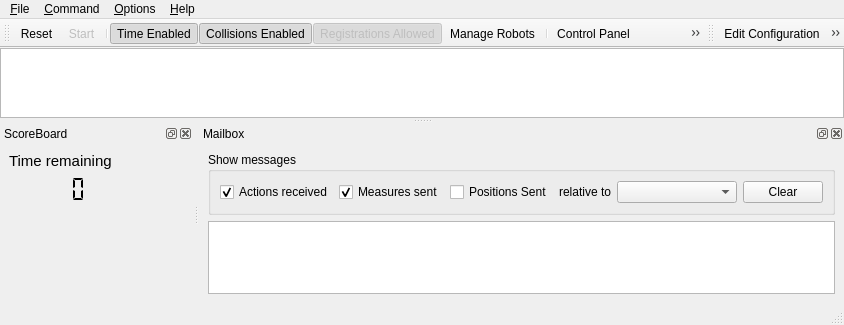
<?xml version="1.0" encoding="UTF-8"?>
<ui version="4.0">
 <class>cbSimulatorGUI</class>
 <widget class="QMainWindow" name="cbSimulatorGUI">
  <property name="geometry">
   <rect>
    <x>0</x>
    <y>0</y>
    <width>796</width>
    <height>325</height>
   </rect>
  </property>
  <property name="windowTitle">
   <string>CiberRato Simulator 2012</string>
  </property>
  <widget class="QWidget" name="centralwidget">
   <layout class="QVBoxLayout" name="verticalLayout">
    <property name="margin">
     <number>0</number>
    </property>
    <item>
     <widget class="QTextEdit" name="messages">
      <property name="toolTip">
       <string>Messages</string>
      </property>
      <property name="readOnly">
       <bool>true</bool>
      </property>
     </widget>
    </item>
   </layout>
  </widget>
  <widget class="QMenuBar" name="menubar">
   <property name="geometry">
    <rect>
     <x>0</x>
     <y>0</y>
     <width>796</width>
     <height>21</height>
    </rect>
   </property>
   <widget class="QMenu" name="menuFile">
    <property name="title">
     <string>&amp;File</string>
    </property>
    <widget class="QMenu" name="menuConfiguration">
     <property name="title">
      <string>&amp;Configuration</string>
     </property>
     <addaction name="actionEdit_Configuration"/>
     <addaction name="actionOpen_Configuration"/>
     <addaction name="actionSave_Configuration"/>
    </widget>
    <addaction name="menuConfiguration"/>
    <addaction name="actionOpen_Lab"/>
    <addaction name="actionLoad_Defaults"/>
    <addaction name="separator"/>
    <addaction name="actionManageRobots"/>
    <addaction name="actionControl_Panel"/>
    <addaction name="actionLaunch_Viewer"/>
    <addaction name="separator"/>
    <addaction name="actionExit"/>
   </widget>
   <widget class="QMenu" name="menuCommand">
    <property name="title">
     <string>&amp;Command</string>
    </property>
    <addaction name="actionReset"/>
    <addaction name="actionStartStop"/>
   </widget>
   <widget class="QMenu" name="menuOptions">
    <property name="title">
     <string>&amp;Options</string>
    </property>
    <addaction name="actionGPS_Enabled"/>
    <addaction name="actionScore_Sensor_Enabled"/>
    <addaction name="actionTime_Enabled"/>
    <addaction name="actionCollisions_Enabled"/>
    <addaction name="actionRegistrations_Open"/>
   </widget>
   <widget class="QMenu" name="menuHelp">
    <property name="title">
     <string>&amp;Help</string>
    </property>
    <addaction name="actionSimulator_Help"/>
    <addaction name="actionAbout_Simulator"/>
   </widget>
   <addaction name="menuFile"/>
   <addaction name="menuCommand"/>
   <addaction name="menuOptions"/>
   <addaction name="menuHelp"/>
  </widget>
  <widget class="QStatusBar" name="statusbar"/>
  <widget class="QToolBar" name="toolBar_1">
   <property name="windowTitle">
    <string>Control ToolBar</string>
   </property>
   <property name="iconSize">
    <size>
     <width>24</width>
     <height>24</height>
    </size>
   </property>
   <attribute name="toolBarArea">
    <enum>TopToolBarArea</enum>
   </attribute>
   <attribute name="toolBarBreak">
    <bool>false</bool>
   </attribute>
   <addaction name="actionReset"/>
   <addaction name="actionStartStop"/>
   <addaction name="separator"/>
   <addaction name="actionTime_Enabled"/>
   <addaction name="actionCollisions_Enabled"/>
   <addaction name="actionRegistrations_Open"/>
   <addaction name="actionManageRobots"/>
   <addaction name="separator"/>
   <addaction name="actionControl_Panel"/>
   <addaction name="actionLaunch_Viewer"/>
  </widget>
  <widget class="QDockWidget" name="dockWidget_Score">
   <property name="sizePolicy">
    <sizepolicy hsizetype="Preferred" vsizetype="Minimum">
     <horstretch>0</horstretch>
     <verstretch>0</verstretch>
    </sizepolicy>
   </property>
   <property name="windowIcon">
    <iconset resource="default.qrc">
     <normaloff>:/images/icons/score</normaloff>:/images/icons/score</iconset>
   </property>
   <property name="floating">
    <bool>false</bool>
   </property>
   <property name="features">
    <set>QDockWidget::AllDockWidgetFeatures</set>
   </property>
   <property name="windowTitle">
    <string>ScoreBoard</string>
   </property>
   <attribute name="dockWidgetArea">
    <number>8</number>
   </attribute>
   <widget class="QWidget" name="dockWidgetContents_Score">
    <layout class="QGridLayout" name="gridLayout">
     <item row="0" column="0">
      <widget class="QLabel" name="label_2">
       <property name="font">
        <font>
         <pointsize>11</pointsize>
         <weight>50</weight>
         <bold>false</bold>
        </font>
       </property>
       <property name="text">
        <string>Time remaining</string>
       </property>
      </widget>
     </item>
     <item row="0" column="2" rowspan="3" colspan="2">
      <layout class="QGridLayout" name="gridLayout_Scores"/>
     </item>
     <item row="0" column="1">
      <spacer name="horizontalSpacer_2">
       <property name="orientation">
        <enum>Qt::Horizontal</enum>
       </property>
       <property name="sizeType">
        <enum>QSizePolicy::Fixed</enum>
       </property>
       <property name="sizeHint" stdset="0">
        <size>
         <width>60</width>
         <height>1</height>
        </size>
       </property>
      </spacer>
     </item>
     <item row="1" column="0">
      <widget class="QLCDNumber" name="lcdNumber_TimeRemain">
       <property name="sizePolicy">
        <sizepolicy hsizetype="Fixed" vsizetype="Fixed">
         <horstretch>0</horstretch>
         <verstretch>0</verstretch>
        </sizepolicy>
       </property>
       <property name="minimumSize">
        <size>
         <width>100</width>
         <height>27</height>
        </size>
       </property>
       <property name="maximumSize">
        <size>
         <width>100</width>
         <height>27</height>
        </size>
       </property>
       <property name="palette">
        <palette>
         <active>
          <colorrole role="WindowText">
           <brush brushstyle="SolidPattern">
            <color alpha="255">
             <red>0</red>
             <green>0</green>
             <blue>0</blue>
            </color>
           </brush>
          </colorrole>
          <colorrole role="Button">
           <brush brushstyle="SolidPattern">
            <color alpha="255">
             <red>255</red>
             <green>255</green>
             <blue>255</blue>
            </color>
           </brush>
          </colorrole>
          <colorrole role="Light">
           <brush brushstyle="SolidPattern">
            <color alpha="255">
             <red>255</red>
             <green>255</green>
             <blue>255</blue>
            </color>
           </brush>
          </colorrole>
          <colorrole role="Midlight">
           <brush brushstyle="SolidPattern">
            <color alpha="255">
             <red>255</red>
             <green>255</green>
             <blue>255</blue>
            </color>
           </brush>
          </colorrole>
          <colorrole role="Dark">
           <brush brushstyle="SolidPattern">
            <color alpha="255">
             <red>127</red>
             <green>127</green>
             <blue>127</blue>
            </color>
           </brush>
          </colorrole>
          <colorrole role="Mid">
           <brush brushstyle="SolidPattern">
            <color alpha="255">
             <red>170</red>
             <green>170</green>
             <blue>170</blue>
            </color>
           </brush>
          </colorrole>
          <colorrole role="Text">
           <brush brushstyle="SolidPattern">
            <color alpha="255">
             <red>0</red>
             <green>0</green>
             <blue>0</blue>
            </color>
           </brush>
          </colorrole>
          <colorrole role="BrightText">
           <brush brushstyle="SolidPattern">
            <color alpha="255">
             <red>255</red>
             <green>255</green>
             <blue>255</blue>
            </color>
           </brush>
          </colorrole>
          <colorrole role="ButtonText">
           <brush brushstyle="SolidPattern">
            <color alpha="255">
             <red>0</red>
             <green>0</green>
             <blue>0</blue>
            </color>
           </brush>
          </colorrole>
          <colorrole role="Base">
           <brush brushstyle="SolidPattern">
            <color alpha="255">
             <red>255</red>
             <green>255</green>
             <blue>255</blue>
            </color>
           </brush>
          </colorrole>
          <colorrole role="Window">
           <brush brushstyle="SolidPattern">
            <color alpha="255">
             <red>255</red>
             <green>255</green>
             <blue>255</blue>
            </color>
           </brush>
          </colorrole>
          <colorrole role="Shadow">
           <brush brushstyle="SolidPattern">
            <color alpha="255">
             <red>0</red>
             <green>0</green>
             <blue>0</blue>
            </color>
           </brush>
          </colorrole>
          <colorrole role="AlternateBase">
           <brush brushstyle="SolidPattern">
            <color alpha="255">
             <red>255</red>
             <green>255</green>
             <blue>255</blue>
            </color>
           </brush>
          </colorrole>
          <colorrole role="ToolTipBase">
           <brush brushstyle="SolidPattern">
            <color alpha="255">
             <red>255</red>
             <green>255</green>
             <blue>220</blue>
            </color>
           </brush>
          </colorrole>
          <colorrole role="ToolTipText">
           <brush brushstyle="SolidPattern">
            <color alpha="255">
             <red>0</red>
             <green>0</green>
             <blue>0</blue>
            </color>
           </brush>
          </colorrole>
         </active>
         <inactive>
          <colorrole role="WindowText">
           <brush brushstyle="SolidPattern">
            <color alpha="255">
             <red>0</red>
             <green>0</green>
             <blue>0</blue>
            </color>
           </brush>
          </colorrole>
          <colorrole role="Button">
           <brush brushstyle="SolidPattern">
            <color alpha="255">
             <red>255</red>
             <green>255</green>
             <blue>255</blue>
            </color>
           </brush>
          </colorrole>
          <colorrole role="Light">
           <brush brushstyle="SolidPattern">
            <color alpha="255">
             <red>255</red>
             <green>255</green>
             <blue>255</blue>
            </color>
           </brush>
          </colorrole>
          <colorrole role="Midlight">
           <brush brushstyle="SolidPattern">
            <color alpha="255">
             <red>255</red>
             <green>255</green>
             <blue>255</blue>
            </color>
           </brush>
          </colorrole>
          <colorrole role="Dark">
           <brush brushstyle="SolidPattern">
            <color alpha="255">
             <red>127</red>
             <green>127</green>
             <blue>127</blue>
            </color>
           </brush>
          </colorrole>
          <colorrole role="Mid">
           <brush brushstyle="SolidPattern">
            <color alpha="255">
             <red>170</red>
             <green>170</green>
             <blue>170</blue>
            </color>
           </brush>
          </colorrole>
          <colorrole role="Text">
           <brush brushstyle="SolidPattern">
            <color alpha="255">
             <red>0</red>
             <green>0</green>
             <blue>0</blue>
            </color>
           </brush>
          </colorrole>
          <colorrole role="BrightText">
           <brush brushstyle="SolidPattern">
            <color alpha="255">
             <red>255</red>
             <green>255</green>
             <blue>255</blue>
            </color>
           </brush>
          </colorrole>
          <colorrole role="ButtonText">
           <brush brushstyle="SolidPattern">
            <color alpha="255">
             <red>0</red>
             <green>0</green>
             <blue>0</blue>
            </color>
           </brush>
          </colorrole>
          <colorrole role="Base">
           <brush brushstyle="SolidPattern">
            <color alpha="255">
             <red>255</red>
             <green>255</green>
             <blue>255</blue>
            </color>
           </brush>
          </colorrole>
          <colorrole role="Window">
           <brush brushstyle="SolidPattern">
            <color alpha="255">
             <red>255</red>
             <green>255</green>
             <blue>255</blue>
            </color>
           </brush>
          </colorrole>
          <colorrole role="Shadow">
           <brush brushstyle="SolidPattern">
            <color alpha="255">
             <red>0</red>
             <green>0</green>
             <blue>0</blue>
            </color>
           </brush>
          </colorrole>
          <colorrole role="AlternateBase">
           <brush brushstyle="SolidPattern">
            <color alpha="255">
             <red>255</red>
             <green>255</green>
             <blue>255</blue>
            </color>
           </brush>
          </colorrole>
          <colorrole role="ToolTipBase">
           <brush brushstyle="SolidPattern">
            <color alpha="255">
             <red>255</red>
             <green>255</green>
             <blue>220</blue>
            </color>
           </brush>
          </colorrole>
          <colorrole role="ToolTipText">
           <brush brushstyle="SolidPattern">
            <color alpha="255">
             <red>0</red>
             <green>0</green>
             <blue>0</blue>
            </color>
           </brush>
          </colorrole>
         </inactive>
         <disabled>
          <colorrole role="WindowText">
           <brush brushstyle="SolidPattern">
            <color alpha="255">
             <red>127</red>
             <green>127</green>
             <blue>127</blue>
            </color>
           </brush>
          </colorrole>
          <colorrole role="Button">
           <brush brushstyle="SolidPattern">
            <color alpha="255">
             <red>255</red>
             <green>255</green>
             <blue>255</blue>
            </color>
           </brush>
          </colorrole>
          <colorrole role="Light">
           <brush brushstyle="SolidPattern">
            <color alpha="255">
             <red>255</red>
             <green>255</green>
             <blue>255</blue>
            </color>
           </brush>
          </colorrole>
          <colorrole role="Midlight">
           <brush brushstyle="SolidPattern">
            <color alpha="255">
             <red>255</red>
             <green>255</green>
             <blue>255</blue>
            </color>
           </brush>
          </colorrole>
          <colorrole role="Dark">
           <brush brushstyle="SolidPattern">
            <color alpha="255">
             <red>127</red>
             <green>127</green>
             <blue>127</blue>
            </color>
           </brush>
          </colorrole>
          <colorrole role="Mid">
           <brush brushstyle="SolidPattern">
            <color alpha="255">
             <red>170</red>
             <green>170</green>
             <blue>170</blue>
            </color>
           </brush>
          </colorrole>
          <colorrole role="Text">
           <brush brushstyle="SolidPattern">
            <color alpha="255">
             <red>127</red>
             <green>127</green>
             <blue>127</blue>
            </color>
           </brush>
          </colorrole>
          <colorrole role="BrightText">
           <brush brushstyle="SolidPattern">
            <color alpha="255">
             <red>255</red>
             <green>255</green>
             <blue>255</blue>
            </color>
           </brush>
          </colorrole>
          <colorrole role="ButtonText">
           <brush brushstyle="SolidPattern">
            <color alpha="255">
             <red>127</red>
             <green>127</green>
             <blue>127</blue>
            </color>
           </brush>
          </colorrole>
          <colorrole role="Base">
           <brush brushstyle="SolidPattern">
            <color alpha="255">
             <red>255</red>
             <green>255</green>
             <blue>255</blue>
            </color>
           </brush>
          </colorrole>
          <colorrole role="Window">
           <brush brushstyle="SolidPattern">
            <color alpha="255">
             <red>255</red>
             <green>255</green>
             <blue>255</blue>
            </color>
           </brush>
          </colorrole>
          <colorrole role="Shadow">
           <brush brushstyle="SolidPattern">
            <color alpha="255">
             <red>0</red>
             <green>0</green>
             <blue>0</blue>
            </color>
           </brush>
          </colorrole>
          <colorrole role="AlternateBase">
           <brush brushstyle="SolidPattern">
            <color alpha="255">
             <red>255</red>
             <green>255</green>
             <blue>255</blue>
            </color>
           </brush>
          </colorrole>
          <colorrole role="ToolTipBase">
           <brush brushstyle="SolidPattern">
            <color alpha="255">
             <red>255</red>
             <green>255</green>
             <blue>220</blue>
            </color>
           </brush>
          </colorrole>
          <colorrole role="ToolTipText">
           <brush brushstyle="SolidPattern">
            <color alpha="255">
             <red>0</red>
             <green>0</green>
             <blue>0</blue>
            </color>
           </brush>
          </colorrole>
         </disabled>
        </palette>
       </property>
       <property name="toolTip">
        <string>Time remaining</string>
       </property>
       <property name="frameShape">
        <enum>QFrame::NoFrame</enum>
       </property>
       <property name="numDigits">
        <number>4</number>
       </property>
       <property name="segmentStyle">
        <enum>QLCDNumber::Flat</enum>
       </property>
      </widget>
     </item>
     <item row="2" column="0" colspan="2">
      <spacer name="verticalSpacer_2">
       <property name="orientation">
        <enum>Qt::Vertical</enum>
       </property>
       <property name="sizeHint" stdset="0">
        <size>
         <width>1</width>
         <height>0</height>
        </size>
       </property>
      </spacer>
     </item>
    </layout>
   </widget>
  </widget>
  <widget class="QToolBar" name="toolBar_2">
   <property name="windowTitle">
    <string>Settings ToolBar</string>
   </property>
   <property name="iconSize">
    <size>
     <width>24</width>
     <height>24</height>
    </size>
   </property>
   <attribute name="toolBarArea">
    <enum>TopToolBarArea</enum>
   </attribute>
   <attribute name="toolBarBreak">
    <bool>false</bool>
   </attribute>
   <addaction name="actionEdit_Configuration"/>
   <addaction name="actionOpen_Configuration"/>
   <addaction name="actionSave_Configuration"/>
   <addaction name="actionOpen_Lab"/>
   <addaction name="actionLoad_Defaults"/>
  </widget>
  <widget class="QDockWidget" name="dockWidget_Mailbox">
   <property name="enabled">
    <bool>true</bool>
   </property>
   <property name="sizePolicy">
    <sizepolicy hsizetype="Preferred" vsizetype="Minimum">
     <horstretch>0</horstretch>
     <verstretch>0</verstretch>
    </sizepolicy>
   </property>
   <property name="windowIcon">
    <iconset resource="default.qrc">
     <normaloff>:/images/icons/message</normaloff>:/images/icons/message</iconset>
   </property>
   <property name="floating">
    <bool>false</bool>
   </property>
   <property name="windowTitle">
    <string>Mailbox</string>
   </property>
   <attribute name="dockWidgetArea">
    <number>8</number>
   </attribute>
   <widget class="QWidget" name="dockWidgetContents_Mail">
    <layout class="QVBoxLayout" name="verticalLayout_2">
     <item>
      <widget class="QGroupBox" name="groupBox">
       <property name="title">
        <string>Show messages</string>
       </property>
       <layout class="QGridLayout" name="gridLayout_3">
        <item row="0" column="4">
         <widget class="QComboBox" name="comboBox_Robot">
          <property name="minimumSize">
           <size>
            <width>120</width>
            <height>0</height>
           </size>
          </property>
          <property name="toolTip">
           <string>Robot</string>
          </property>
          <property name="insertPolicy">
           <enum>QComboBox::InsertAlphabetically</enum>
          </property>
         </widget>
        </item>
        <item row="0" column="0">
         <widget class="QCheckBox" name="checkBox_Actions">
          <property name="toolTip">
           <string>Motor Actions received from robot</string>
          </property>
          <property name="text">
           <string>Actions received</string>
          </property>
          <property name="checked">
           <bool>true</bool>
          </property>
         </widget>
        </item>
        <item row="0" column="1">
         <widget class="QCheckBox" name="checkBox_Measures">
          <property name="toolTip">
           <string>Sensor Measures sent to robot</string>
          </property>
          <property name="text">
           <string>Measures sent</string>
          </property>
          <property name="checked">
           <bool>true</bool>
          </property>
         </widget>
        </item>
        <item row="0" column="2">
         <widget class="QCheckBox" name="checkBox_Positions">
          <property name="toolTip">
           <string>Robot Positions sent to Viewer(s)</string>
          </property>
          <property name="text">
           <string>Positions Sent</string>
          </property>
          <property name="checked">
           <bool>false</bool>
          </property>
         </widget>
        </item>
        <item row="0" column="3">
         <widget class="QLabel" name="label">
          <property name="text">
           <string>relative to</string>
          </property>
          <property name="alignment">
           <set>Qt::AlignRight|Qt::AlignTrailing|Qt::AlignVCenter</set>
          </property>
         </widget>
        </item>
        <item row="0" column="6">
         <widget class="QPushButton" name="pushButton_ClearMailBox">
          <property name="text">
           <string>Clear</string>
          </property>
         </widget>
        </item>
        <item row="0" column="5">
         <spacer name="horizontalSpacer">
          <property name="orientation">
           <enum>Qt::Horizontal</enum>
          </property>
          <property name="sizeHint" stdset="0">
           <size>
            <width>0</width>
            <height>1</height>
           </size>
          </property>
         </spacer>
        </item>
       </layout>
      </widget>
     </item>
     <item>
      <widget class="QTextEdit" name="textEdit_Mailbox">
       <property name="readOnly">
        <bool>true</bool>
       </property>
      </widget>
     </item>
    </layout>
   </widget>
  </widget>
  <action name="actionReset">
   <property name="icon">
    <iconset resource="default.qrc">
     <normaloff>:/images/control/reset</normaloff>:/images/control/reset</iconset>
   </property>
   <property name="text">
    <string>&amp;Reset</string>
   </property>
   <property name="shortcut">
    <string>Ctrl+R</string>
   </property>
  </action>
  <action name="actionSimulator_Help">
   <property name="text">
    <string>&amp;Help</string>
   </property>
   <property name="shortcut">
    <string>F1</string>
   </property>
  </action>
  <action name="actionAbout_Simulator">
   <property name="text">
    <string>&amp;About Simulator</string>
   </property>
  </action>
  <action name="actionExit">
   <property name="icon">
    <iconset resource="default.qrc">
     <normaloff>:/images/buttons/exit</normaloff>:/images/buttons/exit</iconset>
   </property>
   <property name="text">
    <string>E&amp;xit</string>
   </property>
   <property name="shortcut">
    <string>Ctrl+Q</string>
   </property>
  </action>
  <action name="actionGPS_Enabled">
   <property name="checkable">
    <bool>true</bool>
   </property>
   <property name="checked">
    <bool>true</bool>
   </property>
   <property name="text">
    <string>GP&amp;S Enabled</string>
   </property>
   <property name="toolTip">
    <string>Toggle GPS</string>
   </property>
  </action>
  <action name="actionScore_Sensor_Enabled">
   <property name="checkable">
    <bool>true</bool>
   </property>
   <property name="text">
    <string>S&amp;core Sensor Enabled</string>
   </property>
   <property name="toolTip">
    <string>Toggle Score Sensor</string>
   </property>
  </action>
  <action name="actionTime_Enabled">
   <property name="checkable">
    <bool>true</bool>
   </property>
   <property name="checked">
    <bool>true</bool>
   </property>
   <property name="enabled">
    <bool>true</bool>
   </property>
   <property name="icon">
    <iconset resource="default.qrc">
     <normaloff>:/images/buttons/time_off</normaloff>
     <normalon>:/images/buttons/time_on</normalon>:/images/buttons/time_off</iconset>
   </property>
   <property name="text">
    <string>T&amp;ime Enabled</string>
   </property>
   <property name="toolTip">
    <string>Toggle Simulation Time Limit</string>
   </property>
  </action>
  <action name="actionOpen_Lab">
   <property name="icon">
    <iconset resource="default.qrc">
     <normaloff>:/images/buttons/lab</normaloff>:/images/buttons/lab</iconset>
   </property>
   <property name="text">
    <string>Change &amp;Lab</string>
   </property>
   <property name="toolTip">
    <string>Change Lab and Grid</string>
   </property>
   <property name="shortcut">
    <string>Ctrl+L</string>
   </property>
  </action>
  <action name="actionEdit_Configuration">
   <property name="icon">
    <iconset resource="default.qrc">
     <normaloff>:/images/buttons/config</normaloff>:/images/buttons/config</iconset>
   </property>
   <property name="text">
    <string>&amp;Edit Configuration</string>
   </property>
   <property name="shortcut">
    <string>Ctrl+E</string>
   </property>
  </action>
  <action name="actionOpen_Configuration">
   <property name="icon">
    <iconset resource="default.qrc">
     <normaloff>:/images/buttons/open</normaloff>:/images/buttons/open</iconset>
   </property>
   <property name="text">
    <string>Open &amp;Configuration</string>
   </property>
  </action>
  <action name="actionSave_Configuration">
   <property name="icon">
    <iconset resource="default.qrc">
     <normaloff>:/images/buttons/save</normaloff>:/images/buttons/save</iconset>
   </property>
   <property name="text">
    <string>&amp;Save Configuration</string>
   </property>
  </action>
  <action name="actionLaunch_Viewer">
   <property name="checkable">
    <bool>true</bool>
   </property>
   <property name="icon">
    <iconset resource="default.qrc">
     <normaloff>:/images/buttons/viewer_close</normaloff>
     <normalon>:/images/buttons/viewer_open</normalon>:/images/buttons/viewer_close</iconset>
   </property>
   <property name="text">
    <string>Launch &amp;Viewer</string>
   </property>
   <property name="shortcut">
    <string>Ctrl+V</string>
   </property>
  </action>
  <action name="actionRegistrations_Open">
   <property name="checkable">
    <bool>true</bool>
   </property>
   <property name="checked">
    <bool>true</bool>
   </property>
   <property name="enabled">
    <bool>false</bool>
   </property>
   <property name="icon">
    <iconset resource="default.qrc">
     <normaloff>:/images/buttons/lock_closed</normaloff>
     <normalon>:/images/buttons/lock_open</normalon>:/images/buttons/lock_closed</iconset>
   </property>
   <property name="text">
    <string>Re&amp;gistrations Allowed</string>
   </property>
   <property name="toolTip">
    <string>Toggle Robot Registrations</string>
   </property>
  </action>
  <action name="actionStartStop">
   <property name="enabled">
    <bool>false</bool>
   </property>
   <property name="icon">
    <iconset resource="default.qrc">
     <normaloff>:/images/control/start</normaloff>
     <normalon>:/images/control/stop</normalon>:/images/control/start</iconset>
   </property>
   <property name="text">
    <string>&amp;Start</string>
   </property>
   <property name="toolTip">
    <string>Start</string>
   </property>
   <property name="shortcut">
    <string>Ctrl+S</string>
   </property>
  </action>
  <action name="actionManageRobots">
   <property name="checkable">
    <bool>true</bool>
   </property>
   <property name="icon">
    <iconset resource="default.qrc">
     <normaloff>:/images/buttons/mouse</normaloff>:/images/buttons/mouse</iconset>
   </property>
   <property name="text">
    <string>&amp;Manage Robots</string>
   </property>
   <property name="toolTip">
    <string>Show Robots Management Window</string>
   </property>
   <property name="shortcut">
    <string>Ctrl+M</string>
   </property>
  </action>
  <action name="actionControl_Panel">
   <property name="checkable">
    <bool>true</bool>
   </property>
   <property name="icon">
    <iconset resource="default.qrc">
     <normaloff>:/images/buttons/panel</normaloff>:/images/buttons/panel</iconset>
   </property>
   <property name="text">
    <string>Control &amp;Panel</string>
   </property>
   <property name="toolTip">
    <string>Show Control Panel Window</string>
   </property>
   <property name="shortcut">
    <string>F2</string>
   </property>
  </action>
  <action name="actionLoad_Defaults">
   <property name="icon">
    <iconset resource="default.qrc">
     <normaloff>:/images/buttons/defaults</normaloff>:/images/buttons/defaults</iconset>
   </property>
   <property name="text">
    <string>Load &amp;Defaults</string>
   </property>
   <property name="toolTip">
    <string>Sets Lab, Grid and Parameters to Default Values</string>
   </property>
   <property name="shortcut">
    <string>Ctrl+D</string>
   </property>
  </action>
  <action name="actionCollisions_Enabled">
   <property name="checkable">
    <bool>true</bool>
   </property>
   <property name="checked">
    <bool>true</bool>
   </property>
   <property name="icon">
    <iconset resource="default.qrc">
     <normaloff>:/images/buttons/collisions_off</normaloff>
     <normalon>:/images/buttons/collisions_on</normalon>:/images/buttons/collisions_off</iconset>
   </property>
   <property name="text">
    <string>Co&amp;llisions Enabled</string>
   </property>
   <property name="toolTip">
    <string>Toggle Collisions between Robots</string>
   </property>
  </action>
 </widget>
 <resources>
  <include location="default.qrc"/>
 </resources>
 <connections/>
</ui>
